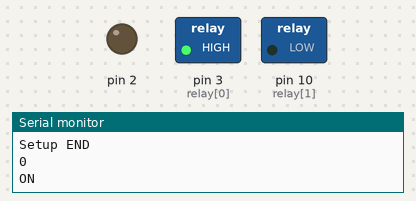
A sketch run on a simulated Arduino Uno, built with avr-gcc and run on an emulated ATmega328P. Parts: switched loads named in the sketch (green lamp = pin HIGH), output pins drawn as LEDs (lit = HIGH), the last lines printed to the serial monitor.

Above: at 0.1 s.
At 7.1 s:
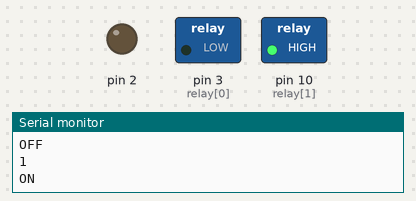
At 14.1 s:
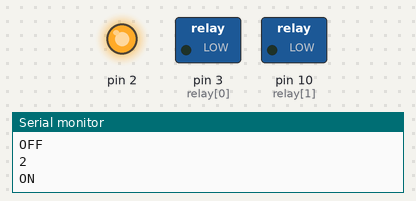
At 33.1 s:
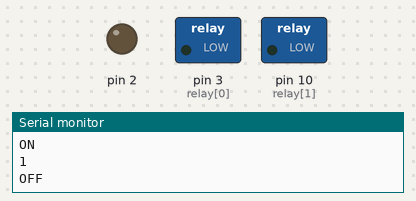
Timing chart, 0 to 36.5 s (numbered marks = the images above):
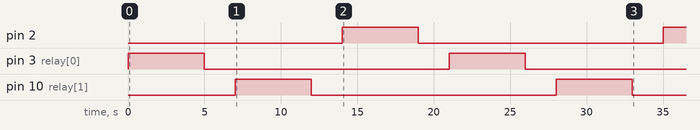

The sketch:

12V.ino
```cpp
#include <Adafruit_BME280.h>

#include <Adafruit_SHT31.h>

/*
 This is code to control 4 to 16 channel 5V Relay module using Arduino * watch the video on how to use 4 to unlimited Relay channels https://youtu.be/Wbm3MCMgM_s */
/*
 * This code is written by Ahmad Shamshiri for Robojax.com // Written Mar 26, 2018 at 12:14 in Ajax, Ontario, Canada */
int ch = 2; //number of relays you got
int relay[]={3,10}; //Arduino pin numbers. the same number of relay should be defined here as input pins
int wait = 2000; // delay time
int i = 0;


void setup()
{
 Serial.begin(9600); // prepare Serial monitor
 Serial.println("Setup START");
// set pins as output


  Serial.println("Robojax 4 Relay Test");
  Serial.println("Setup END");
}


void loop()
{
for(i=0; i <=ch; i++) {
    pinMode(relay[i], OUTPUT);// sent i(th) pin as output
    digitalWrite(relay[i], HIGH);// Turn the relay OFF
    Serial.println(i);
    Serial.println("ON");
    delay(5000);
      pinMode(relay[i], OUTPUT);// sent i(th) pin as output
    digitalWrite(relay[i], LOW);// Turn the relay OFF
    Serial.println(i);
    Serial.println("OFF");
    delay(2000);

  }
}
```

Measured:
- by itself, pin 2: LOW → HIGH at 14.0 s, → LOW 5.0 s later, → HIGH 16.0 s later
- by itself, pin 3 (relay[0]), pin 10 (relay[1]): alternates HIGH for 5.0 s and LOW for 16.0 s
